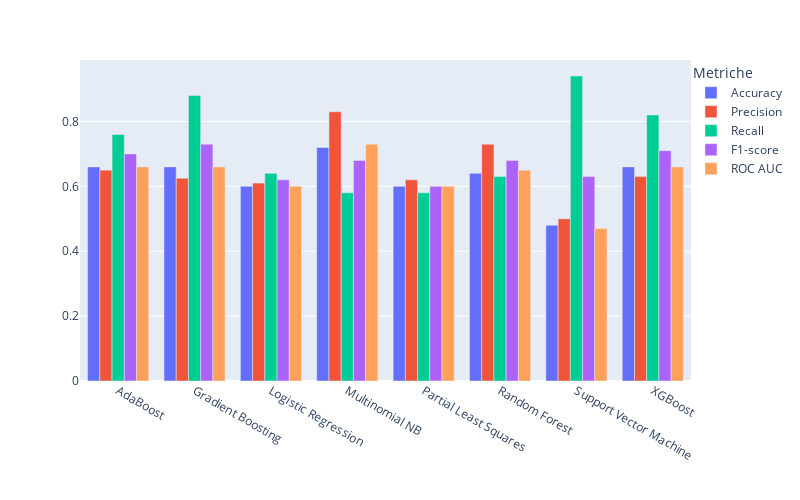

Write notebook code for a chart like this one.
### Code cell
fig = px.bar(df.T, barmode='group',
             labels={'value': 'Valore', 'variable': 'Metrica', 'index': 'Modello',},
             width=800, height=500)

fig.update_layout(showlegend=True, legend_title='Metriche', legend=dict(x=1, y=1, traceorder='normal'))

fig.update_xaxes(title_text='')
fig.update_yaxes(title_text='')

### Figure 1 — Plotly figure (JSON) as saved in the notebook; plotly's stock layout.template omitted (floating-point values rounded to 4 significant figures)
{"data": [{"alignmentgroup": "True", "hovertemplate": "Metrica=Accuracy<br>Modello=%{x}<br>Valore=%{y}<extra></extra>", "legendgroup": "Accuracy", "marker": {"color": "#636efa", "pattern": {"shape": ""}}, "name": "Accuracy", "offsetgroup": "Accuracy", "orientation": "v", "showlegend": true, "textposition": "auto", "type": "bar", "x": ["AdaBoost", "Gradient Boosting", "Logistic Regression", "Multinomial NB", "Partial Least Squares", "Random Forest", "Support Vector Machine", "XGBoost"], "xaxis": "x", "y": [0.66, 0.66, 0.6, 0.72, 0.6, 0.64, 0.48, 0.66], "yaxis": "y"}, {"alignmentgroup": "True", "hovertemplate": "Metrica=Precision<br>Modello=%{x}<br>Valore=%{y}<extra></extra>", "legendgroup": "Precision", "marker": {"color": "#EF553B", "pattern": {"shape": ""}}, "name": "Precision", "offsetgroup": "Precision", "orientation": "v", "showlegend": true, "textposition": "auto", "type": "bar", "x": ["AdaBoost", "Gradient Boosting", "Logistic Regression", "Multinomial NB", "Partial Least Squares", "Random Forest", "Support Vector Machine", "XGBoost"], "xaxis": "x", "y": [0.65, 0.625, 0.61, 0.83, 0.62, 0.73, 0.5, 0.63], "yaxis": "y"}, {"alignmentgroup": "True", "hovertemplate": "Metrica=Recall<br>Modello=%{x}<br>Valore=%{y}<extra></extra>", "legendgroup": "Recall", "marker": {"color": "#00cc96", "pattern": {"shape": ""}}, "name": "Recall", "offsetgroup": "Recall", "orientation": "v", "showlegend": true, "textposition": "auto", "type": "bar", "x": ["AdaBoost", "Gradient Boosting", "Logistic Regression", "Multinomial NB", "Partial Least Squares", "Random Forest", "Support Vector Machine", "XGBoost"], "xaxis": "x", "y": [0.76, 0.88, 0.64, 0.58, 0.58, 0.63, 0.94, 0.82], "yaxis": "y"}, {"alignmentgroup": "True", "hovertemplate": "Metrica=F1-score<br>Modello=%{x}<br>Valore=%{y}<extra></extra>", "legendgroup": "F1-score", "marker": {"color": "#ab63fa", "pattern": {"shape": ""}}, "name": "F1-score", "offsetgroup": "F1-score", "orientation": "v", "showlegend": true, "textposition": "auto", "type": "bar", "x": ["AdaBoost", "Gradient Boosting", "Logistic Regression", "Multinomial NB", "Partial Least Squares", "Random Forest", "Support Vector Machine", "XGBoost"], "xaxis": "x", "y": [0.7, 0.73, 0.62, 0.68, 0.6, 0.68, 0.63, 0.71], "yaxis": "y"}, {"alignmentgroup": "True", "hovertemplate": "Metrica=ROC AUC<br>Modello=%{x}<br>Valore=%{y}<extra></extra>", "legendgroup": "ROC AUC", "marker": {"color": "#FFA15A", "pattern": {"shape": ""}}, "name": "ROC AUC", "offsetgroup": "ROC AUC", "orientation": "v", "showlegend": true, "textposition": "auto", "type": "bar", "x": ["AdaBoost", "Gradient Boosting", "Logistic Regression", "Multinomial NB", "Partial Least Squares", "Random Forest", "Support Vector Machine", "XGBoost"], "xaxis": "x", "y": [0.66, 0.66, 0.6, 0.73, 0.6, 0.65, 0.47, 0.66], "yaxis": "y"}], "layout": {"barmode": "group", "height": 500, "legend": {"title": {"text": "Metriche"}, "tracegroupgap": 0, "traceorder": "normal", "x": 1, "y": 1}, "margin": {"t": 60}, "showlegend": true, "width": 800, "xaxis": {"anchor": "y", "domain": [0, 1], "title": {"text": ""}}, "yaxis": {"anchor": "x", "domain": [0, 1], "title": {"text": ""}}}}
